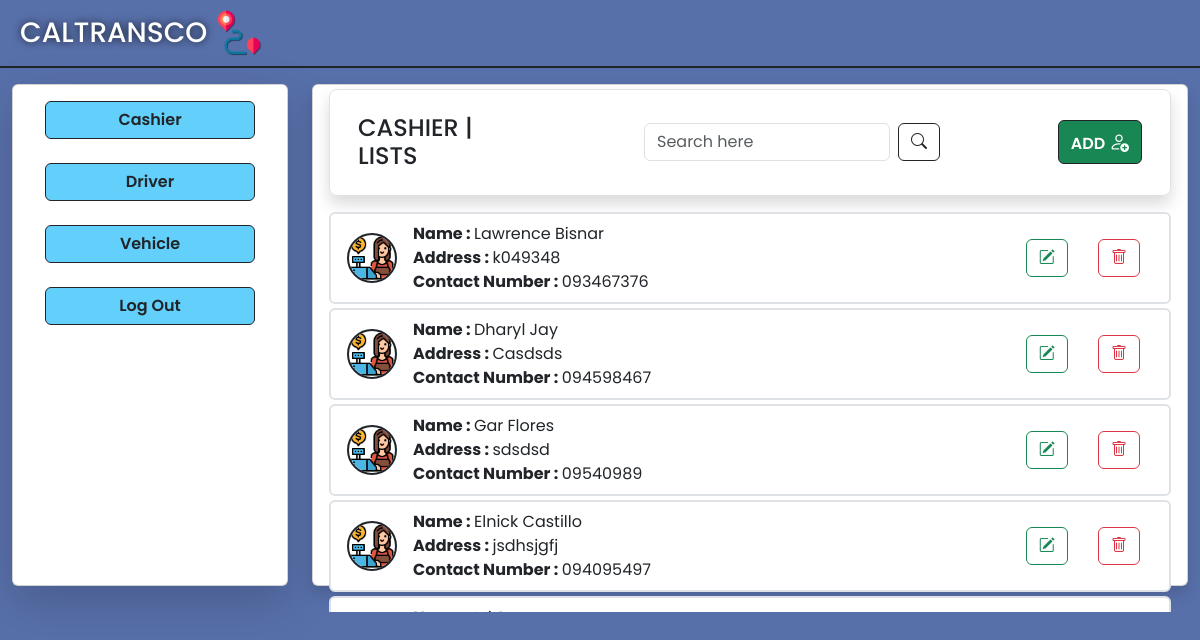
/Cashier/view_cashier.php, run on an earlier commit of the app's database.
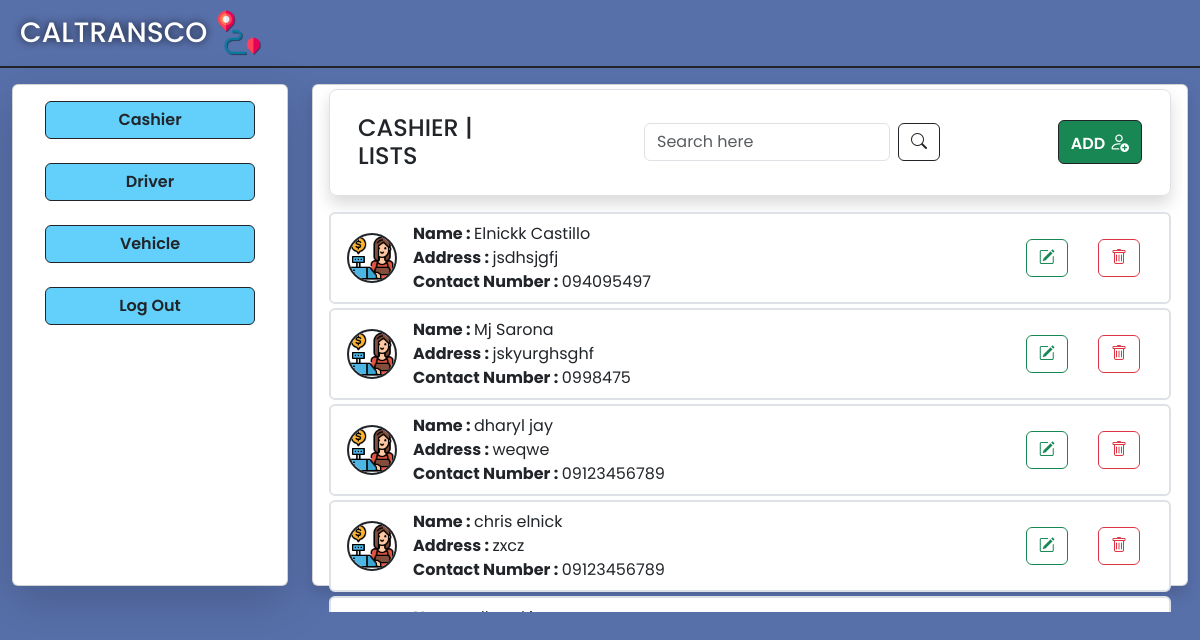
And on a later commit of the database.
### tables this page shows
CREATE TABLE `cashier` (
  `id` int(11) NOT NULL,
  `cashier_fname` varchar(50) NOT NULL,
  `cashier_lname` varchar(50) NOT NULL,
  `cashier_address` varchar(100) NOT NULL,
  `cashier_contactNum` varchar(20) NOT NULL
);

### Cashier/view_cashier.php (the view, shortened to what the changed rows need)
<!DOCTYPE html>
<html lang="en">
<?php
include "../Database/db_connect.php";
require "../global/head.php";
?>
<body>
   <div class="con-bg container-fluid vh-100">
      <div class="row border border-start-0 border-end-0 border-top-0 border-2 border-dark pb-2">
         <div class="col d-flex gap-2 ms-2 mt-2">
            <a href="../AdminUI/adminDashboard.php" style="text-decoration: none;" class="d-flex gap-2">
               <h1 class="fs-3 mt-2 text-white" style="text-shadow: 0px 0px 8px rgba(0, 0, 0, 0.8);">CALTRANSCO</h1>
            </a>
         </div>
      </div>
      <div class="row pt-3">
         <div class="col col-9">
            <div class="card shadow">
               <div style="height: 500px;" class="card-body pt-1">
                  <div class="row rounded-3 border border-1 border-gray shadow  d-flex align-items-center mx-0 p-3 mb-3">
                     <div class="col col-3 d-flex align-items-center">
                        <h1 class="fs-4 pt-2">CASHIER | LISTS</h1>
                     </div>
                  </div>
                  <div style="max-height: 400px; overflow-y: auto;">
                     <?php
                     try {
                        $sql = "SELECT * FROM cashier";
                        $result = $conn->query($sql);
                        if ($result->num_rows > 0) {
                           while ($row = $result->fetch_assoc()) {
                     ?>
                              <ul class="list-group mb-1">
                                 <li class="list-group-item d-flex align-items-center justify-content-between border border-2">
                                    <div class="d-flex align-items-center">
                                       <div>
                                          <img src="../images/cashier.png" alt="" class="img-fluid rounded-pill border border-2 border-dark me-3" width="50" height="50">
                                       </div>
                                       <div>
                                          <span><strong>Name : </strong><?php echo $row['cashier_fname'] . ' ' . $row['cashier_lname']; ?></span><br>
                                          <span><strong>Address : </strong><?php echo $row['cashier_address']; ?></span><br>
                                          <span><strong>Contact Number : </strong><?php echo $row['cashier_contactNum']; ?></span>
                                       </div>
                                    </div>
                                    <div class="group-btn">
                                       <a href="../Cashier/edit_cashier.php?id=<?php echo $row['id']; ?>" class="btn"><i class="btn btn-outline-success bi bi-pencil-square"></i></a>
                                       <a href="../Operations/op_delete_cashier.php?id=<?php echo $row['id']; ?>" class="btn"><i class="btn btn-outline-danger bi bi-trash"></i></a>
                                    </div>
                                 </li>
                              </ul>
                     <?php
                           }
                        } else {
                           echo '<div class="text-center mt-3"><p class="text-muted fs-5">No cashiers found.</p></div>';
                        }
                     } catch (\Exception $e) {
                        die($e);
                     }
                     ?>
                  </div>
               </div>
            </div>
         </div>
      </div>
   </div>
</body>
</html>

What changed in the data, as far as the page shows it:
removed cashier: cashier_fname "Lawrence", cashier_lname "Bisnar", cashier_address "k049348", cashier_contactNum "093467376"
removed cashier: cashier_fname "Dharyl", cashier_lname "Jay", cashier_address "Casdsds", cashier_contactNum "094598467"
removed cashier: cashier_fname "Gar", cashier_lname "Flores", cashier_address "sdsdsd", cashier_contactNum "09540989"
changed cashier "Castillo": cashier_fname "Elnick" → "Elnickk"
now on this page (row unchanged): cashier: cashier_fname "Mj", cashier_lname "Sarona", cashier_address "jskyurghsghf", cashier_contactNum "0998475"
added cashier: cashier_fname "dharyl", cashier_lname "jay", cashier_address "weqwe", cashier_contactNum "09123456789"
added cashier: cashier_fname "chris", cashier_lname "elnick", cashier_address "zxcz", cashier_contactNum "09123456789"
